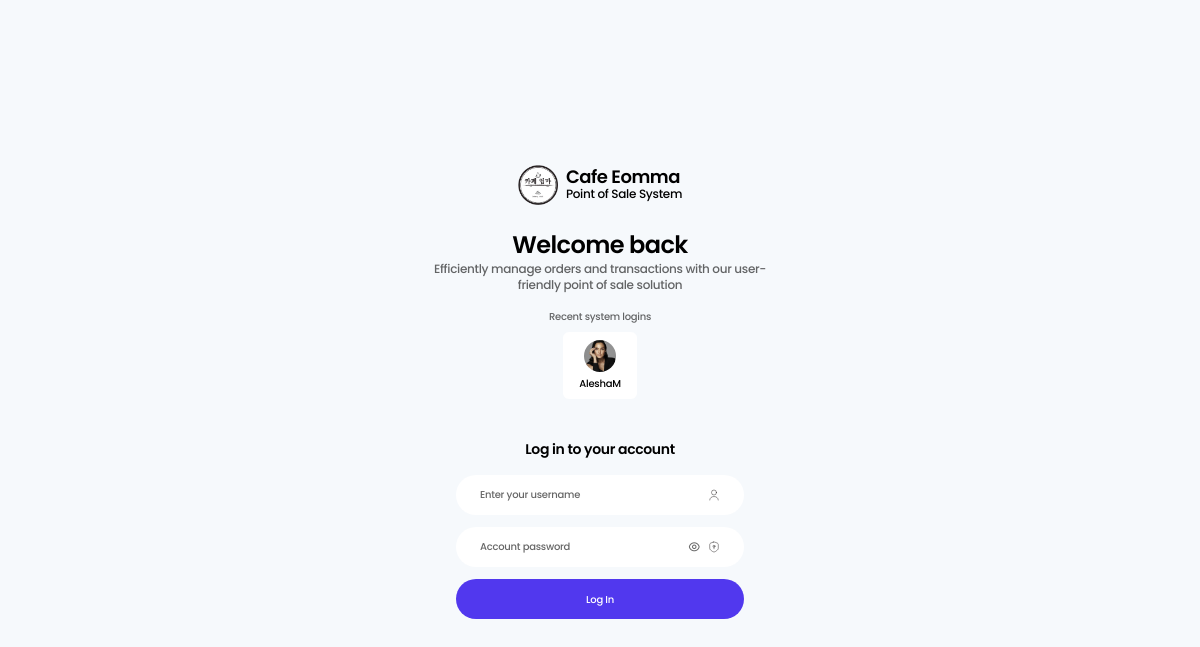
Page /app/Views/index.php on the committed database.
### tables this page shows
CREATE TABLE `system_logs` (
  `id` int(11) NOT NULL,
  `user_id` varchar(200) NOT NULL,
  `type` varchar(50) NOT NULL,
  `date_created` datetime NOT NULL
);

CREATE TABLE `accounts` (
  `id` int(11) NOT NULL,
  `user_id` varchar(200) NOT NULL,
  `fullname` varchar(100) NOT NULL,
  `username` varchar(50) NOT NULL,
  `gender` varchar(20) NOT NULL,
  `contact_number` varchar(11) NOT NULL,
  `address` varchar(100) NOT NULL,
  `password` varchar(200) NOT NULL,
  `role_id` varchar(200) NOT NULL,
  `account_status` varchar(20) NOT NULL,
  `profile` tinyint(4) NOT NULL,
  `date_created` datetime NOT NULL
);

### app/Utils/DbHelper.php (called while the page is built, shortened)
<?php
class DbHelper
{
  private $stmt;
  private $conn;
  public function __construct(PDO $db)
  {
    $this->conn = $db;
  }
  public function query(string $query, array $values = []): string
  {
    $this->stmt = $this->conn->prepare($query);
    return empty($values)
      ? $this->stmt->execute()
      : $this->stmt->execute($values);
  }
  public function rowCount(): int
  {
    return $this->stmt->rowCount();
  }
  public function fetchAll(): array
  {
    return $this->stmt->fetchAll(PDO::FETCH_OBJ);
  }
}

### app/Views/index.php (the view, shortened to what this page needs)
<?php
  require_once __DIR__.'/../../config/init.php';
  require('./app/Views/partials/_header.php');
?>
  <main class="min-h-screen grid place-items-center bg-light-gray">
    <div class="w-[min(26rem,90%)] rounded-md p-6">
      <div class="flex items-center justify-center gap-2 mb-6">
        <img src="<?php echo SYSTEM_URL ?>public/images/logo.png" alt="logo" class="w-10 h-10">
        <div>
          <p class="text-lg font-semibold text-black leading-none">Cafe Eomma</p>
          <p class="text-xs font-medium text-black">Point of Sale System</p>
        </div>
      </div>
      <h1 class="text-2xl font-semibold text-black text-center">Welcome back</h1>
      <p class="text-xs font-medium text-black/60 text-center mb-4">Efficiently manage orders and transactions with our user-friendly point of sale solution</p>
      <?php
        $helper->query("SELECT * FROM `system_logs` s LEFT JOIN `accounts` a ON s.user_id=a.user_id WHERE NOT s.user_id = ? AND s.type = ? GROUP BY s.user_id", ['5659b391-4e4a-11ee-8673-088fc30176f9', 'Logged In']);
        if($helper->rowCount() > 0){
      ?>
          <p class="text-[10px] font-medium text-black/60 text-center mb-2">Recent system logins</p>
          <div class="flex justify-center items-center gap-1 mb-6">
          <?php foreach($helper->fetchAll() as $recent): ?>
            <div class="bg-white rounded-md py-2 px-4">
              <img src="<?php echo SYSTEM_URL ?>uploads/users/<?= $recent->profile == 1 ? $recent->user_id.".jpg" : $recent->gender.".svg" ?>" alt="profile" class="w-8 h-8 object-cover rounded-full mx-auto mb-1">
              <p class="text-[10px] font-medium text-black text-center"><?= $recent->username ?></p>
            </div>
          <?php endforeach ?>
          </div>
      <?php } ?>
      <form autocomplete="off" class="w-[min(20rem,100%)] rounded-md p-4 mx-auto" id="login-form">
        <p class="text-sm font-semibold text-black text-center mb-4">Log in to your account</p>
        <div class="flex items-center h-10 bg-white rounded-full px-6 mb-3">
          <input type="text" name="username" class="w-full h-full text-[10px] font-medium text-black placeholder:text-black/60 bg-transparent" placeholder="Enter your username">
          <img src="<?php echo SYSTEM_URL ?>public/icons/user-linear.svg" alt="user" class="w-3 h-3">
        </div>
        <div class="flex items-center gap-2 h-10 bg-white rounded-full px-6 mb-3">
          <input type="password" name="password" class="w-full h-full text-[10px] font-medium text-black placeholder:text-black/60 bg-transparent" placeholder="Account password">
          <i role="button" class="show-password ri-eye-line text-xs text-black/60"></i>
          <img src="<?php echo SYSTEM_URL ?>public/icons/eye-shield-security-linear.svg" alt="security" class="w-3 h-3">
        </div>
        <button type="submit" id="login-btn" class="w-full h-10 rounded-full bg-primary text-white text-[10px] font-medium disabled:cursor-wait">Log In</button>
      </form>
    </div>
  </main>
<?php require('./app/Views/partials/_footer.php') ?>

### resources/styles/index.css (style rules this page uses)
html { line-height: 1.5; -webkit-text-size-adjust: 100%; -moz-tab-size: 4; -o-tab-size: 4; tab-size: 4; font-family: ui-sans-serif, system-ui, -apple-system, BlinkMacSystemFont, "Segoe UI", Roboto, "Helvetica Neue", Arial, "Noto Sans", sans-serif, "Apple Color Emoji", "Segoe UI Emoji", "Segoe UI Symbol", "Noto Color Emoji"; font-feature-settings: normal; font-variation-settings: normal; }
body { margin: 0; line-height: inherit; }
h1, h2, h3, h4, h5, h6 { font-size: inherit; font-weight: inherit; }
button, input, optgroup, select, textarea { font-family: inherit; font-feature-settings: inherit; font-variation-settings: inherit; font-size: 100%; font-weight: inherit; line-height: inherit; color: inherit; margin: 0; padding: 0; }
button, select { text-transform: none; }
button, [type='button'], [type='reset'], [type='submit'] { -webkit-appearance: button; background-color: transparent; background-image: none; }
blockquote, dl, dd, h1, h2, h3, h4, h5, h6, hr, figure, p, pre { margin: 0; }
input::placeholder, textarea::placeholder { opacity: 1; color: #9ca3af; }
button, [role="button"] { cursor: pointer; }
img, svg, video, canvas, audio, iframe, embed, object { display: block; vertical-align: middle; }
img, video { max-width: 100%; height: auto; }
.mx-auto { margin-left: auto; margin-right: auto; }
.mb-1 { margin-bottom: 0.25rem; }
.mb-2 { margin-bottom: 0.5rem; }
.mb-3 { margin-bottom: 0.75rem; }
.mb-4 { margin-bottom: 1rem; }
.mb-6 { margin-bottom: 1.5rem; }
.flex { display: flex; }
.grid { display: grid; }
.h-10 { height: 2.5rem; }
.h-3 { height: 0.75rem; }
.h-8 { height: 2rem; }
.h-full { height: 100%; }
.min-h-screen { min-height: 100vh; }
.w-10 { width: 2.5rem; }
.w-3 { width: 0.75rem; }
.w-8 { width: 2rem; }
.w-\[min\(20rem\2c 100\%\)\] { width: min(20rem,100%); }
.w-\[min\(26rem\2c 90\%\)\] { width: min(26rem,90%); }
.w-full { width: 100%; }
.place-items-center { place-items: center; }
.items-center { align-items: center; }
.justify-center { justify-content: center; }
.gap-1 { gap: 0.25rem; }
.gap-2 { gap: 0.5rem; }
.rounded-full { border-radius: 9999px; }
.rounded-md { border-radius: 0.375rem; }
.bg-light-gray { --tw-bg-opacity: 1; background-color: rgb(246 249 252 / var(--tw-bg-opacity)); }
.bg-primary { --tw-bg-opacity: 1; background-color: rgb(81 56 238 / var(--tw-bg-opacity)); }
.bg-transparent { background-color: transparent; }
.bg-white { --tw-bg-opacity: 1; background-color: rgb(255 255 255 / var(--tw-bg-opacity)); }
.object-cover { -o-object-fit: cover; object-fit: cover; }
.p-4 { padding: 1rem; }
.p-6 { padding: 1.5rem; }
.px-4 { padding-left: 1rem; padding-right: 1rem; }
.px-6 { padding-left: 1.5rem; padding-right: 1.5rem; }
.py-2 { padding-top: 0.5rem; padding-bottom: 0.5rem; }
.text-center { text-align: center; }
.text-2xl { font-size: 1.5rem; line-height: 2rem; }
.text-\[10px\] { font-size: 10px; }
.text-lg { font-size: 1.125rem; line-height: 1.75rem; }
.text-sm { font-size: 0.875rem; line-height: 1.25rem; }
.text-xs { font-size: 0.75rem; line-height: 1rem; }
.font-medium { font-weight: 500; }
.font-semibold { font-weight: 600; }
.leading-none { line-height: 1; }
.text-black { --tw-text-opacity: 1; color: rgb(0 0 0 / var(--tw-text-opacity)); }
.text-black\/60 { color: rgb(0 0 0 / 0.6); }
.text-white { --tw-text-opacity: 1; color: rgb(255 255 255 / var(--tw-text-opacity)); }
*, *::before, *::after { box-sizing: border-box; scroll-behavior: smooth; }
* { letter-spacing: -0.025em; }
body { margin: 0; padding: 0; font-family: 'Poppins', sans-serif; }
input, select, textarea { font-family: Poppins, sans-serif; outline: 2px solid transparent; outline-offset: 2px; }
.placeholder\:text-black\/60::placeholder { color: rgb(0 0 0 / 0.6); }

### rows in the picture
system_logs: accounts.user_id (picture), accounts.username "AleshaM"
